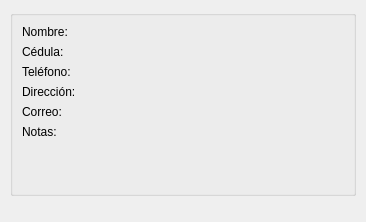
<?xml version="1.0" encoding="UTF-8"?>
<ui version="4.0">
 <class>VerPersona</class>
 <widget class="QWidget" name="VerPersona">
  <property name="geometry">
   <rect>
    <x>0</x>
    <y>0</y>
    <width>366</width>
    <height>222</height>
   </rect>
  </property>
  <property name="windowTitle">
   <string>Ver Persona</string>
  </property>
  <widget class="QGroupBox" name="groupBox">
   <property name="geometry">
    <rect>
     <x>10</x>
     <y>10</y>
     <width>346</width>
     <height>186</height>
    </rect>
   </property>
   <property name="sizePolicy">
    <sizepolicy hsizetype="Preferred" vsizetype="Fixed">
     <horstretch>0</horstretch>
     <verstretch>0</verstretch>
    </sizepolicy>
   </property>
   <property name="title">
    <string/>
   </property>
   <layout class="QGridLayout" name="gridLayout_2">
    <item row="0" column="0">
     <layout class="QFormLayout" name="formLayout">
      <property name="fieldGrowthPolicy">
       <enum>QFormLayout::AllNonFixedFieldsGrow</enum>
      </property>
      <property name="rightMargin">
       <number>10</number>
      </property>
      <item row="0" column="0">
       <widget class="QLabel" name="lbl1">
        <property name="sizePolicy">
         <sizepolicy hsizetype="Fixed" vsizetype="Preferred">
          <horstretch>0</horstretch>
          <verstretch>0</verstretch>
         </sizepolicy>
        </property>
        <property name="text">
         <string>Nombre:</string>
        </property>
       </widget>
      </item>
      <item row="1" column="0">
       <widget class="QLabel" name="lbl2">
        <property name="sizePolicy">
         <sizepolicy hsizetype="Fixed" vsizetype="Preferred">
          <horstretch>0</horstretch>
          <verstretch>0</verstretch>
         </sizepolicy>
        </property>
        <property name="text">
         <string>Cédula:</string>
        </property>
       </widget>
      </item>
      <item row="2" column="0">
       <widget class="QLabel" name="lbl3">
        <property name="sizePolicy">
         <sizepolicy hsizetype="Fixed" vsizetype="Preferred">
          <horstretch>0</horstretch>
          <verstretch>0</verstretch>
         </sizepolicy>
        </property>
        <property name="text">
         <string>Teléfono:</string>
        </property>
       </widget>
      </item>
      <item row="3" column="0">
       <widget class="QLabel" name="lbl4">
        <property name="sizePolicy">
         <sizepolicy hsizetype="Fixed" vsizetype="Preferred">
          <horstretch>0</horstretch>
          <verstretch>0</verstretch>
         </sizepolicy>
        </property>
        <property name="text">
         <string>Dirección:</string>
        </property>
       </widget>
      </item>
      <item row="4" column="0">
       <widget class="QLabel" name="lbl5">
        <property name="sizePolicy">
         <sizepolicy hsizetype="Fixed" vsizetype="Preferred">
          <horstretch>0</horstretch>
          <verstretch>0</verstretch>
         </sizepolicy>
        </property>
        <property name="text">
         <string>Correo:</string>
        </property>
       </widget>
      </item>
      <item row="5" column="0">
       <widget class="QLabel" name="lbl6">
        <property name="sizePolicy">
         <sizepolicy hsizetype="Fixed" vsizetype="Preferred">
          <horstretch>0</horstretch>
          <verstretch>0</verstretch>
         </sizepolicy>
        </property>
        <property name="text">
         <string>Notas:</string>
        </property>
       </widget>
      </item>
      <item row="0" column="1">
       <widget class="QLabel" name="lblNombre">
        <property name="toolTip">
         <string>El nombre de la persona</string>
        </property>
        <property name="statusTip">
         <string>El nombre de la persona</string>
        </property>
        <property name="text">
         <string/>
        </property>
       </widget>
      </item>
      <item row="1" column="1">
       <widget class="QLabel" name="lblCedula">
        <property name="toolTip">
         <string>La cédula de la persona</string>
        </property>
        <property name="statusTip">
         <string>La cédula de la persona</string>
        </property>
        <property name="text">
         <string/>
        </property>
       </widget>
      </item>
      <item row="2" column="1">
       <widget class="QLabel" name="lblTelefono">
        <property name="toolTip">
         <string>El teléfono de la persona</string>
        </property>
        <property name="statusTip">
         <string>El teléfono de la persona</string>
        </property>
        <property name="text">
         <string/>
        </property>
       </widget>
      </item>
      <item row="3" column="1">
       <widget class="QLabel" name="lblDireccion">
        <property name="toolTip">
         <string>La dirección de la persona</string>
        </property>
        <property name="statusTip">
         <string>La dirección de la persona</string>
        </property>
        <property name="text">
         <string/>
        </property>
       </widget>
      </item>
      <item row="4" column="1">
       <widget class="QLabel" name="lblCorreo">
        <property name="toolTip">
         <string>El correo de la persona</string>
        </property>
        <property name="statusTip">
         <string>El correo de la persona</string>
        </property>
        <property name="text">
         <string/>
        </property>
       </widget>
      </item>
      <item row="5" column="1">
       <widget class="QLabel" name="lblNotas">
        <property name="toolTip">
         <string>Notas acerca de la persona</string>
        </property>
        <property name="statusTip">
         <string>Notas acerca de la persona</string>
        </property>
        <property name="text">
         <string/>
        </property>
       </widget>
      </item>
     </layout>
    </item>
   </layout>
  </widget>
 </widget>
 <resources/>
 <connections/>
</ui>
